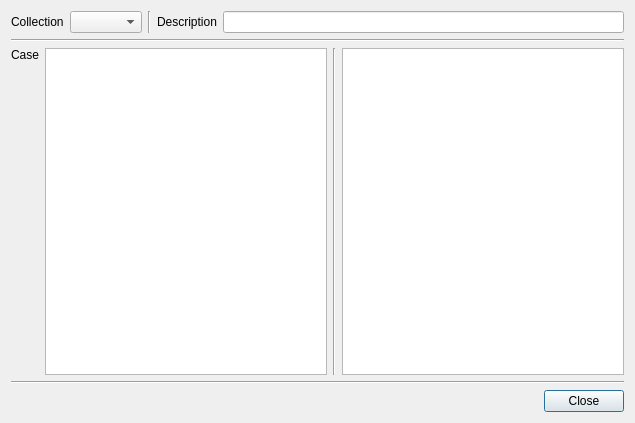
<?xml version="1.0" encoding="UTF-8"?>
<ui version="4.0">
 <class>Algset</class>
 <widget class="QDialog" name="Algset">
  <property name="geometry">
   <rect>
    <x>0</x>
    <y>0</y>
    <width>635</width>
    <height>423</height>
   </rect>
  </property>
  <property name="windowTitle">
   <string>Dialog</string>
  </property>
  <layout class="QVBoxLayout" name="verticalLayout">
   <item>
    <layout class="QHBoxLayout" name="horizontalLayout_Collection">
     <property name="sizeConstraint">
      <enum>QLayout::SetDefaultConstraint</enum>
     </property>
     <item>
      <widget class="QLabel" name="label_Collection">
       <property name="text">
        <string>Collection</string>
       </property>
      </widget>
     </item>
     <item>
      <widget class="QComboBox" name="comboBox_Collection"/>
     </item>
     <item>
      <widget class="Line" name="line_Collection">
       <property name="orientation">
        <enum>Qt::Vertical</enum>
       </property>
      </widget>
     </item>
     <item>
      <widget class="QLabel" name="label_Description">
       <property name="text">
        <string>Description</string>
       </property>
      </widget>
     </item>
     <item>
      <widget class="QLineEdit" name="lineEdit_Description"/>
     </item>
    </layout>
   </item>
   <item>
    <widget class="Line" name="line_Collection_Case">
     <property name="orientation">
      <enum>Qt::Horizontal</enum>
     </property>
    </widget>
   </item>
   <item>
    <layout class="QHBoxLayout" name="horizontalLayout_Cases">
     <item>
      <widget class="QLabel" name="label_Case">
       <property name="text">
        <string>Case</string>
       </property>
       <property name="alignment">
        <set>Qt::AlignLeading|Qt::AlignLeft|Qt::AlignTop</set>
       </property>
      </widget>
     </item>
     <item>
      <widget class="QListWidget" name="listWidget_Cases">
       <property name="sizePolicy">
        <sizepolicy hsizetype="MinimumExpanding" vsizetype="Expanding">
         <horstretch>0</horstretch>
         <verstretch>0</verstretch>
        </sizepolicy>
       </property>
       <property name="maximumSize">
        <size>
         <width>16777215</width>
         <height>16777215</height>
        </size>
       </property>
       <property name="frameShape">
        <enum>QFrame::StyledPanel</enum>
       </property>
       <property name="frameShadow">
        <enum>QFrame::Sunken</enum>
       </property>
       <property name="lineWidth">
        <number>1</number>
       </property>
       <property name="sizeAdjustPolicy">
        <enum>QAbstractScrollArea::AdjustIgnored</enum>
       </property>
      </widget>
     </item>
     <item>
      <widget class="Line" name="line_Cases">
       <property name="orientation">
        <enum>Qt::Vertical</enum>
       </property>
      </widget>
     </item>
     <item>
      <layout class="QVBoxLayout" name="verticalLayout_Algorithms">
       <property name="rightMargin">
        <number>0</number>
       </property>
       <item>
        <widget class="QTableWidget" name="tableWidget_Algorithms">
         <property name="sizePolicy">
          <sizepolicy hsizetype="MinimumExpanding" vsizetype="Expanding">
           <horstretch>0</horstretch>
           <verstretch>0</verstretch>
          </sizepolicy>
         </property>
        </widget>
       </item>
      </layout>
     </item>
    </layout>
   </item>
   <item>
    <widget class="Line" name="line_Case_Bottom">
     <property name="orientation">
      <enum>Qt::Horizontal</enum>
     </property>
    </widget>
   </item>
   <item>
    <layout class="QHBoxLayout" name="horizontalLayout_Close">
     <item>
      <spacer name="horizontalSpacer_Close">
       <property name="orientation">
        <enum>Qt::Horizontal</enum>
       </property>
       <property name="sizeHint" stdset="0">
        <size>
         <width>40</width>
         <height>20</height>
        </size>
       </property>
      </spacer>
     </item>
     <item>
      <widget class="QPushButton" name="pushButton_Close">
       <property name="text">
        <string>Close</string>
       </property>
      </widget>
     </item>
    </layout>
   </item>
  </layout>
 </widget>
 <resources/>
 <connections/>
</ui>
